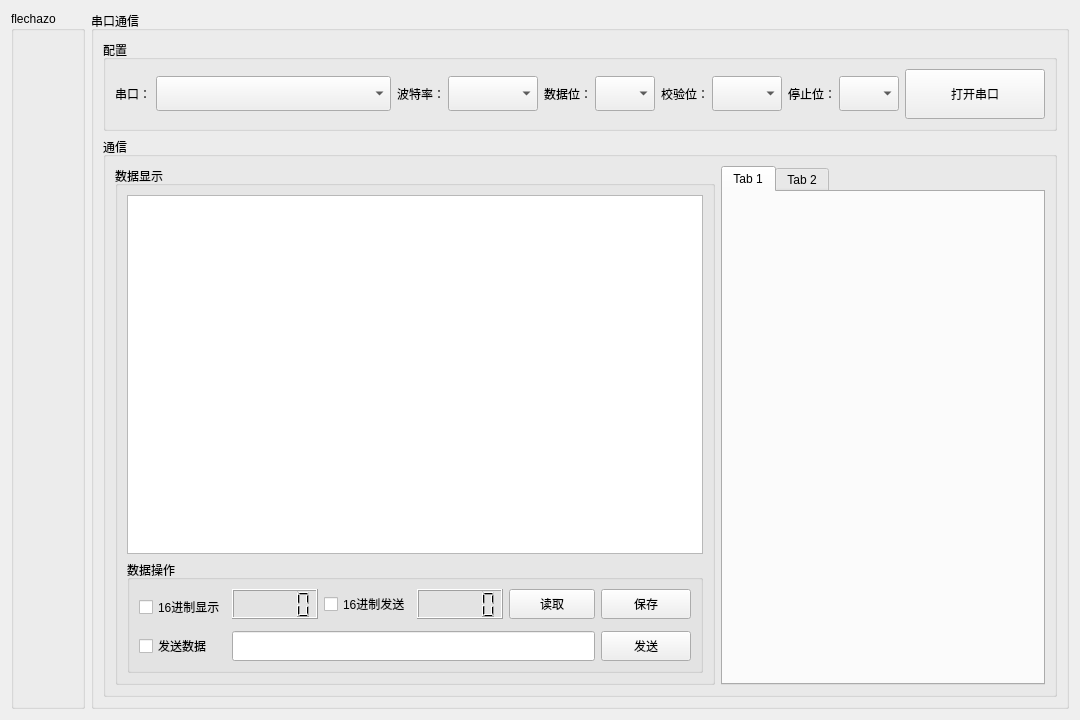
<?xml version="1.0" encoding="UTF-8"?>
<ui version="4.0">
 <class>Com_Serial</class>
 <widget class="QWidget" name="Com_Serial">
  <property name="geometry">
   <rect>
    <x>0</x>
    <y>0</y>
    <width>1080</width>
    <height>720</height>
   </rect>
  </property>
  <property name="windowTitle">
   <string>Com_Serial</string>
  </property>
  <layout class="QHBoxLayout" name="horizontalLayout_3">
   <item>
    <widget class="QGroupBox" name="groupBox_info">
     <property name="title">
      <string>flechazo</string>
     </property>
    </widget>
   </item>
   <item>
    <widget class="QGroupBox" name="groupBox">
     <property name="minimumSize">
      <size>
       <width>0</width>
       <height>120</height>
      </size>
     </property>
     <property name="title">
      <string>串口通信</string>
     </property>
     <layout class="QVBoxLayout" name="verticalLayout">
      <item>
       <widget class="QGroupBox" name="groupBox_config">
        <property name="maximumSize">
         <size>
          <width>16777215</width>
          <height>120</height>
         </size>
        </property>
        <property name="title">
         <string>配置</string>
        </property>
        <layout class="QHBoxLayout" name="horizontalLayout">
         <item>
          <widget class="QLabel" name="label_config_port">
           <property name="maximumSize">
            <size>
             <width>35</width>
             <height>35</height>
            </size>
           </property>
           <property name="text">
            <string>串口：</string>
           </property>
          </widget>
         </item>
         <item>
          <widget class="QComboBox" name="comboBox_config_port">
           <property name="minimumSize">
            <size>
             <width>90</width>
             <height>20</height>
            </size>
           </property>
           <property name="maximumSize">
            <size>
             <width>280</width>
             <height>35</height>
            </size>
           </property>
          </widget>
         </item>
         <item>
          <widget class="QLabel" name="label_config_baud">
           <property name="maximumSize">
            <size>
             <width>45</width>
             <height>35</height>
            </size>
           </property>
           <property name="text">
            <string>波特率：</string>
           </property>
          </widget>
         </item>
         <item>
          <widget class="QComboBox" name="comboBox_config_baud">
           <property name="minimumSize">
            <size>
             <width>60</width>
             <height>20</height>
            </size>
           </property>
           <property name="maximumSize">
            <size>
             <width>90</width>
             <height>35</height>
            </size>
           </property>
          </widget>
         </item>
         <item>
          <widget class="QLabel" name="label_config_data">
           <property name="maximumSize">
            <size>
             <width>45</width>
             <height>35</height>
            </size>
           </property>
           <property name="text">
            <string>数据位：</string>
           </property>
          </widget>
         </item>
         <item>
          <widget class="QComboBox" name="comboBox_config_data">
           <property name="minimumSize">
            <size>
             <width>50</width>
             <height>20</height>
            </size>
           </property>
           <property name="maximumSize">
            <size>
             <width>60</width>
             <height>35</height>
            </size>
           </property>
          </widget>
         </item>
         <item>
          <widget class="QLabel" name="label_config_verify">
           <property name="maximumSize">
            <size>
             <width>45</width>
             <height>35</height>
            </size>
           </property>
           <property name="text">
            <string>校验位：</string>
           </property>
          </widget>
         </item>
         <item>
          <widget class="QComboBox" name="comboBox_config_veriy">
           <property name="minimumSize">
            <size>
             <width>50</width>
             <height>20</height>
            </size>
           </property>
           <property name="maximumSize">
            <size>
             <width>70</width>
             <height>35</height>
            </size>
           </property>
          </widget>
         </item>
         <item>
          <widget class="QLabel" name="label_config_stop">
           <property name="maximumSize">
            <size>
             <width>45</width>
             <height>35</height>
            </size>
           </property>
           <property name="text">
            <string>停止位：</string>
           </property>
          </widget>
         </item>
         <item>
          <widget class="QComboBox" name="comboBox_config_stop">
           <property name="minimumSize">
            <size>
             <width>50</width>
             <height>20</height>
            </size>
           </property>
           <property name="maximumSize">
            <size>
             <width>60</width>
             <height>35</height>
            </size>
           </property>
          </widget>
         </item>
         <item>
          <widget class="QPushButton" name="pushButton_operate">
           <property name="minimumSize">
            <size>
             <width>120</width>
             <height>50</height>
            </size>
           </property>
           <property name="maximumSize">
            <size>
             <width>140</width>
             <height>90</height>
            </size>
           </property>
           <property name="text">
            <string>打开串口</string>
           </property>
          </widget>
         </item>
        </layout>
       </widget>
      </item>
      <item>
       <widget class="QGroupBox" name="groupBox_com">
        <property name="title">
         <string>通信</string>
        </property>
        <layout class="QHBoxLayout" name="horizontalLayout_2">
         <item>
          <widget class="QGroupBox" name="groupBox_com_view">
           <property name="minimumSize">
            <size>
             <width>600</width>
             <height>0</height>
            </size>
           </property>
           <property name="title">
            <string>数据显示</string>
           </property>
           <layout class="QVBoxLayout" name="verticalLayout_2">
            <item>
             <widget class="QTextBrowser" name="textBrowser_com_view"/>
            </item>
            <item>
             <widget class="QGroupBox" name="groupBox_com_view_config">
              <property name="minimumSize">
               <size>
                <width>0</width>
                <height>90</height>
               </size>
              </property>
              <property name="title">
               <string>数据操作</string>
              </property>
              <layout class="QGridLayout" name="gridLayout">
               <item row="0" column="3">
                <widget class="QCheckBox" name="checkBox_com_view_config_hexsend">
                 <property name="maximumSize">
                  <size>
                   <width>90</width>
                   <height>16777215</height>
                  </size>
                 </property>
                 <property name="text">
                  <string>16进制发送</string>
                 </property>
                </widget>
               </item>
               <item row="2" column="8">
                <widget class="QPushButton" name="pushButton_com_view_config_send">
                 <property name="minimumSize">
                  <size>
                   <width>0</width>
                   <height>30</height>
                  </size>
                 </property>
                 <property name="text">
                  <string>发送</string>
                 </property>
                </widget>
               </item>
               <item row="0" column="5">
                <widget class="QPushButton" name="pushButton_com_view_config_readlog">
                 <property name="minimumSize">
                  <size>
                   <width>0</width>
                   <height>30</height>
                  </size>
                 </property>
                 <property name="text">
                  <string>读取</string>
                 </property>
                </widget>
               </item>
               <item row="0" column="2">
                <widget class="QLCDNumber" name="lcdNumber_com_view_config_recvnum">
                 <property name="maximumSize">
                  <size>
                   <width>90</width>
                   <height>16777215</height>
                  </size>
                 </property>
                </widget>
               </item>
               <item row="2" column="2" colspan="4">
                <widget class="QLineEdit" name="lineEdit_com_view_config_senddata">
                 <property name="minimumSize">
                  <size>
                   <width>180</width>
                   <height>30</height>
                  </size>
                 </property>
                </widget>
               </item>
               <item row="0" column="0" rowspan="2">
                <widget class="QCheckBox" name="checkBox_com_view_config_hexrecv">
                 <property name="maximumSize">
                  <size>
                   <width>90</width>
                   <height>16777215</height>
                  </size>
                 </property>
                 <property name="text">
                  <string>16进制显示</string>
                 </property>
                </widget>
               </item>
               <item row="0" column="8">
                <widget class="QPushButton" name="pushButton_com_view_config_savelog">
                 <property name="minimumSize">
                  <size>
                   <width>90</width>
                   <height>30</height>
                  </size>
                 </property>
                 <property name="text">
                  <string>保存</string>
                 </property>
                </widget>
               </item>
               <item row="0" column="4">
                <widget class="QLCDNumber" name="lcdNumber_com_view_config_sendnum">
                 <property name="maximumSize">
                  <size>
                   <width>90</width>
                   <height>16777215</height>
                  </size>
                 </property>
                </widget>
               </item>
               <item row="2" column="0">
                <widget class="QCheckBox" name="checkBox_com_view_config_send">
                 <property name="text">
                  <string>发送数据</string>
                 </property>
                </widget>
               </item>
              </layout>
             </widget>
            </item>
           </layout>
          </widget>
         </item>
         <item>
          <widget class="QTabWidget" name="tabWidget_com_func">
           <property name="currentIndex">
            <number>0</number>
           </property>
           <widget class="QWidget" name="tab">
            <attribute name="title">
             <string>Tab 1</string>
            </attribute>
           </widget>
           <widget class="QWidget" name="tab_2">
            <attribute name="title">
             <string>Tab 2</string>
            </attribute>
           </widget>
          </widget>
         </item>
        </layout>
       </widget>
      </item>
     </layout>
    </widget>
   </item>
  </layout>
 </widget>
 <resources/>
 <connections/>
</ui>
